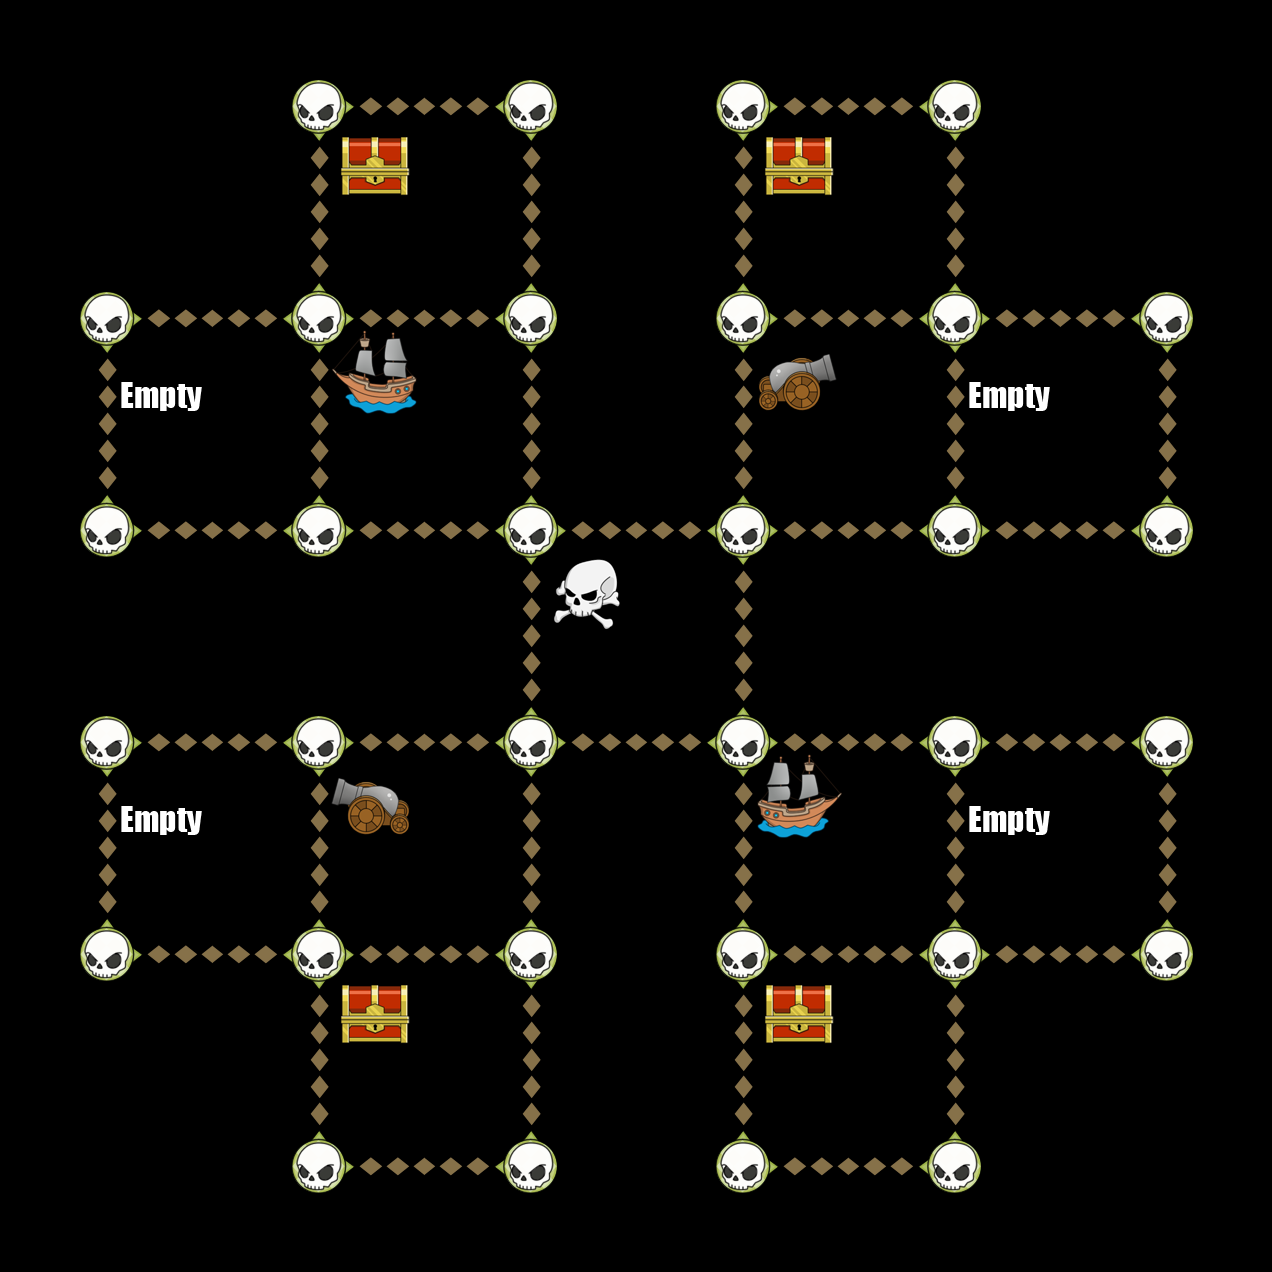

Tiled map render using the project's own tile images. Description and the map definition, with tile-layer contents summarised, below:
An orthogonal 6x6 tile map with 212x212 px tiles, 6 tile layers (Down, Up, Left, Right, ...).

<map version="1.0" orientation="orthogonal" width="6" height="6" tilewidth="212" tileheight="212">
 <tileset firstgid="1" name="TileGraphic_Final-ipadhd" tilewidth="212" tileheight="212">
  <image source="TileGraphic_Final-ipadhd.png" width="636" height="1060" />
  <tile id="0">
   <properties>
    <property name="LineFilled" value="True" />
   </properties>
  </tile>
  <tile id="2">
   <properties>
    <property name="Item" value="TreasureBox" />
   </properties>
  </tile>
  <tile id="4">
   <properties>
    <property name="RowFilled" value="True" />
   </properties>
  </tile>
  <tile id="6">
   <properties>
    <property name="Item" value="CannonLeft" />
   </properties>
  </tile>
  <tile id="7">
   <properties>
    <property name="Item" value="ShipRight" />
   </properties>
  </tile>
  <tile id="8">
   <properties>
    <property name="Item" value="MapOne" />
   </properties>
  </tile>
  <tile id="9">
   <properties>
    <property name="Item" value="CannonRight" />
   </properties>
  </tile>
  <tile id="10">
   <properties>
    <property name="Item" value="ShipLeft" />
   </properties>
  </tile>
  <tile id="11">
   <properties>
    <property name="Item" value="MapTwo" />
   </properties>
  </tile>
  <tile id="12">
   <properties>
    <property name="Item" value="Empty" />
   </properties>
  </tile>
  <tile id="13">
   <properties>
    <property name="Item" value="Skull" />
   </properties>
  </tile>
  <tile id="14">
   <properties>
    <property name="Item" value="Fog" />
   </properties>
  </tile>
 </tileset>
 <layer name="Down" width="6" height="6">
  <data>[36 cells, 22 non-empty, 1 distinct tile ids]</data>
 </layer>
 <layer name="Up" width="6" height="6">
  <data>[36 cells, 22 non-empty, 1 distinct tile ids]</data>
 </layer>
 <layer name="Left" width="6" height="6">
  <data>[36 cells, 22 non-empty, 1 distinct tile ids]</data>
 </layer>
 <layer name="Right" width="6" height="6">
  <data>[36 cells, 22 non-empty, 1 distinct tile ids]</data>
 </layer>
 <layer name="Dots" width="6" height="6">
  <data>[36 cells, 32 non-empty, 1 distinct tile ids]</data>
 </layer>
 <layer name="Items" width="6" height="6">
  <data>[36 cells, 13 non-empty, 7 distinct tile ids]</data>
 </layer>
</map>
